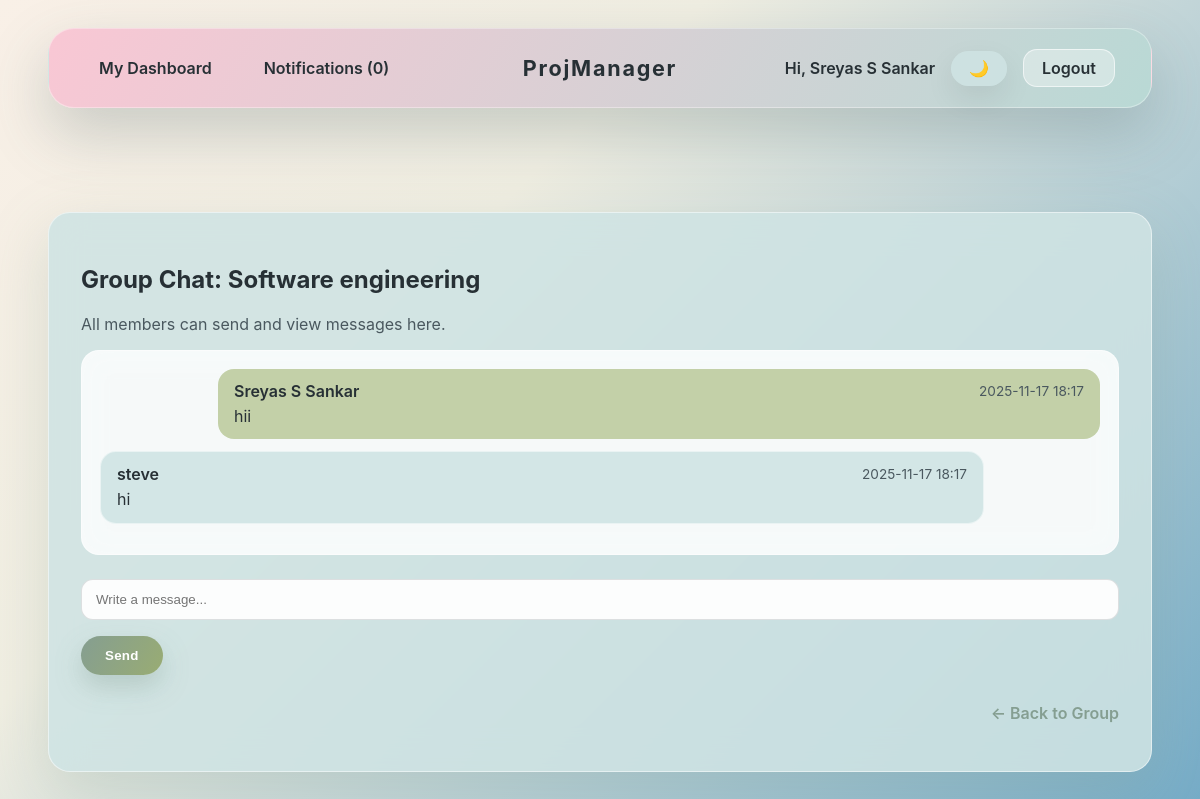
The app's page /groups/1/messages (signed in) with its own data.
### models.py (models this page shows, shortened)
class User(db.Model, UserMixin):
    id = db.Column(db.Integer, primary_key=True)
    username = db.Column(db.String(80), unique=True, nullable=False)
    email = db.Column(db.String(120), unique=True, nullable=False)
    password_hash = db.Column(db.String(128), nullable=False)

class Group(db.Model):
    id = db.Column(db.Integer, primary_key=True)
    name = db.Column(db.String(100), nullable=False)
    description = db.Column(db.Text, nullable=True)
    admin_id = db.Column(db.Integer, db.ForeignKey('user.id'), nullable=False)
    admin = db.relationship('User', backref='owned_groups')
    members = db.relationship('GroupMembership', back_populates='group', cascade='all, delete-orphan')

class GroupMessage(db.Model):
    id = db.Column(db.Integer, primary_key=True)
    group_id = db.Column(db.Integer, db.ForeignKey('group.id'), nullable=False)
    user_id = db.Column(db.Integer, db.ForeignKey('user.id'), nullable=False)
    message = db.Column(db.Text, nullable=False)
    timestamp = db.Column(db.DateTime, default=db.func.now())
    user = db.relationship('User', backref='group_messages')
    group = db.relationship('Group', backref='messages')

### app.py (the view)
@app.route('/groups/<int:group_id>/messages', methods=['GET'])
@login_required
def group_messages(group_id):
    group = Group.query.get_or_404(group_id)
    membership = GroupMembership.query.filter_by(
        user_id=current_user.id, group_id=group.id
    ).first()
    if not membership:
        flash('You are not a member of this group.', 'danger')
        return redirect(url_for('dashboard'))
    messages = GroupMessage.query.filter_by(
        group_id=group.id
    ).order_by(GroupMessage.timestamp.asc()).all()
    form = MessageForm()
    return render_template('group_messages.html', group=group, messages=messages, form=form)

### forms.py
class MessageForm(FlaskForm):
    message = StringField('Type your message', validators=[DataRequired(), Length(1, 500)])
    submit = SubmitField('Send')

### app.py (called while the page is built)
@login_manager.user_loader
def load_user(user_id):
    return User.query.get(int(user_id))

@app.context_processor
def inject_notifications():
    if current_user.is_authenticated:
        unread = Notification.query.filter_by(user_id=current_user.id, is_read=False).all()
        return dict(unread_notifications=unread)
    return dict(unread_notifications=[])

### templates/group_messages.html (shortened to what this page needs)
{% extends 'base.html' %}
{% block content %}
<div class="group-chat-container">
  <div class="card group-chat-card">
    <h2>Group Chat: {{ group.name }}</h2>
    <p class="muted">All members can send and view messages here.</p>
    <div id="chat-box" class="chat-box">
      {% if messages %}
        {% for msg in messages %}
          <div class="chat-message {% if msg.user_id == current_user.id %}chat-own{% else %}chat-other{% endif %}">
            <div class="chat-header">
              <strong>{{ msg.user.username }}</strong>
              <small class="chat-timestamp">
                {{ msg.timestamp.strftime('%Y-%m-%d %H:%M') if msg.timestamp else '' }}
              </small>
            </div>
            <div class="chat-body">{{ msg.message }}</div>
          </div>
        {% endfor %}
      {% else %}
        <p class="no-messages">No messages yet. Start the conversation!</p>
      {% endif %}
    </div>
    <div class="chat-form">
      <div class="form-row chat-input-row">
        {{ form.message(id='chat-input', class_='chat-input', placeholder='Write a message...') }}
      </div>
      <div class="form-row">
        <button type="button" id="send-btn" class="btn send-btn">Send</button>
      </div>
    </div>
    <p class="back-link">
      <a href="{{ url_for('group_detail', group_id=group.id) }}">← Back to Group</a>
    </p>
  </div>
</div>
{% endblock %}

### templates/base.html (shortened to what this page needs)
<!doctype html>
<html lang="en">
<head>
    <link rel="stylesheet" href="{{ url_for('static', filename='css/style.css') }}">
</head>
<body class="{{ 'dark-mode' if session.get('theme') == 'dark' else '' }}">
{% set _ = session.pop('popup_notification', None) %}
<nav class="nav">
    <div class="nav-shell">
        <div class="nav-menu">
            {% if current_user.is_authenticated %}
                <a href="{{ url_for('my_dashboard') }}">My Dashboard</a>
                <a href="{{ url_for('notifications') }}">Notifications ({{ current_user.unread_notifications|length }})</a>
            {% else %}
                <a href="{{ url_for('login') }}">Login</a>
                <a href="{{ url_for('register') }}">Register</a>
            {% endif %}
        </div>
        <a class="brand" href="{{ url_for('index') }}">ProjManager</a>
        <div class="nav-user">
            {% if current_user.is_authenticated %}
                <span class="user-greeting">Hi, {{ current_user.username }}</span>
                <button id="theme-toggle" class="theme-toggle" aria-label="Toggle theme">🌙</button>
                <a class="nav-logout" href="{{ url_for('logout') }}">Logout</a>
            {% else %}
                <button id="theme-toggle" class="theme-toggle" aria-label="Toggle theme">🌙</button>
            {% endif %}
        </div>
    </div>
</nav>
<main class="container">
    {% block content %}{% endblock %}
</main>
</body>
</html>

### records on screen
User: username "Sreyas S Sankar"
Group: name "Software engineering"
GroupMessage: user.username "Sreyas S Sankar", timestamp "2025-11-17 18:17", message "hii"
GroupMessage: user.username "steve", timestamp "2025-11-17 18:17", message "hi"

### other values on screen
{{ current_user.unread_notifications|length }} "0"
